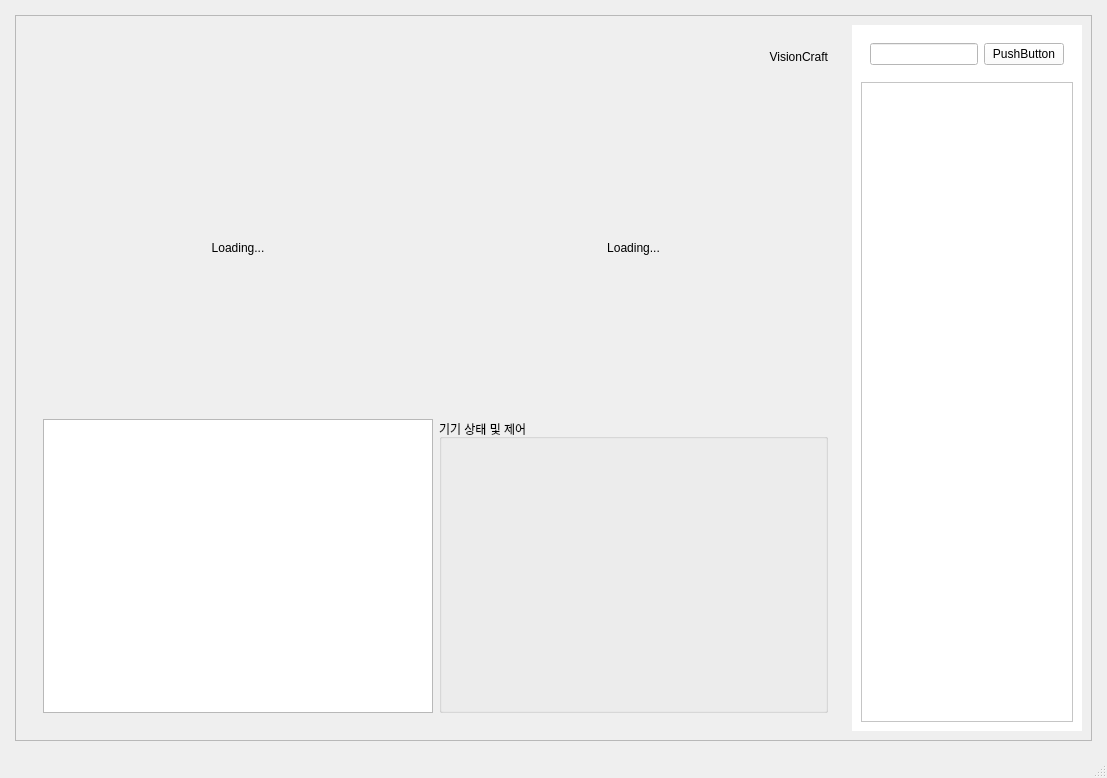
<?xml version="1.0" encoding="UTF-8"?>
<ui version="4.0">
 <class>MainWindow</class>
 <widget class="QMainWindow" name="MainWindow">
  <property name="geometry">
   <rect>
    <x>0</x>
    <y>0</y>
    <width>1107</width>
    <height>778</height>
   </rect>
  </property>
  <property name="windowTitle">
   <string>MainWindow</string>
  </property>
  <widget class="QWidget" name="centralwidget">
   <layout class="QVBoxLayout" name="verticalLayout">
    <property name="leftMargin">
     <number>15</number>
    </property>
    <property name="topMargin">
     <number>15</number>
    </property>
    <property name="rightMargin">
     <number>15</number>
    </property>
    <property name="bottomMargin">
     <number>15</number>
    </property>
    <item>
     <widget class="QFrame" name="frame">
      <property name="frameShape">
       <enum>QFrame::Shape::StyledPanel</enum>
      </property>
      <property name="frameShadow">
       <enum>QFrame::Shadow::Raised</enum>
      </property>
      <layout class="QHBoxLayout" name="horizontalLayout_4">
       <item>
        <widget class="QWidget" name="widget" native="true">
         <layout class="QVBoxLayout" name="verticalLayout_3">
          <item>
           <layout class="QVBoxLayout" name="verticalLayout_2">
            <item>
             <widget class="QWidget" name="topBannerWidget" native="true">
              <property name="sizePolicy">
               <sizepolicy hsizetype="Preferred" vsizetype="Fixed">
                <horstretch>0</horstretch>
                <verstretch>0</verstretch>
               </sizepolicy>
              </property>
              <layout class="QHBoxLayout" name="horizontalLayout">
               <item>
                <widget class="QLabel" name="labelEvent">
                 <property name="sizePolicy">
                  <sizepolicy hsizetype="Expanding" vsizetype="Expanding">
                   <horstretch>0</horstretch>
                   <verstretch>0</verstretch>
                  </sizepolicy>
                 </property>
                 <property name="text">
                  <string>&lt;html&gt;&lt;head/&gt;&lt;body&gt;&lt;p&gt;&lt;br/&gt;&lt;/p&gt;&lt;/body&gt;&lt;/html&gt;</string>
                 </property>
                 <property name="textFormat">
                  <enum>Qt::TextFormat::RichText</enum>
                 </property>
                </widget>
               </item>
               <item>
                <widget class="QLabel" name="labelvc">
                 <property name="text">
                  <string>VisionCraft</string>
                 </property>
                 <property name="alignment">
                  <set>Qt::AlignmentFlag::AlignRight|Qt::AlignmentFlag::AlignTrailing|Qt::AlignmentFlag::AlignVCenter</set>
                 </property>
                </widget>
               </item>
              </layout>
             </widget>
            </item>
            <item>
             <widget class="QWidget" name="errorMessageContainer" native="true"/>
            </item>
            <item>
             <widget class="QWidget" name="cameraSectionWidget" native="true">
              <layout class="QHBoxLayout" name="horizontalLayout_2">
               <item>
                <widget class="QLabel" name="labelCamRPi">
                 <property name="sizePolicy">
                  <sizepolicy hsizetype="Expanding" vsizetype="Expanding">
                   <horstretch>0</horstretch>
                   <verstretch>0</verstretch>
                  </sizepolicy>
                 </property>
                 <property name="text">
                  <string>Loading...</string>
                 </property>
                 <property name="alignment">
                  <set>Qt::AlignmentFlag::AlignCenter</set>
                 </property>
                </widget>
               </item>
               <item>
                <widget class="QLabel" name="labelCamHW">
                 <property name="sizePolicy">
                  <sizepolicy hsizetype="Expanding" vsizetype="Expanding">
                   <horstretch>0</horstretch>
                   <verstretch>0</verstretch>
                  </sizepolicy>
                 </property>
                 <property name="text">
                  <string>Loading...</string>
                 </property>
                 <property name="alignment">
                  <set>Qt::AlignmentFlag::AlignCenter</set>
                 </property>
                </widget>
               </item>
              </layout>
             </widget>
            </item>
            <item>
             <widget class="QWidget" name="bottomSectionWidget" native="true">
              <layout class="QHBoxLayout" name="horizontalLayout_3">
               <item>
                <widget class="QTextEdit" name="textLog"/>
               </item>
               <item>
                <widget class="QGroupBox" name="groupControl">
                 <property name="sizePolicy">
                  <sizepolicy hsizetype="Expanding" vsizetype="Expanding">
                   <horstretch>0</horstretch>
                   <verstretch>0</verstretch>
                  </sizepolicy>
                 </property>
                 <property name="title">
                  <string>기기 상태 및 제어</string>
                 </property>
                </widget>
               </item>
              </layout>
             </widget>
            </item>
           </layout>
          </item>
         </layout>
        </widget>
       </item>
       <item>
        <widget class="QWidget" name="widget_6" native="true">
         <property name="sizePolicy">
          <sizepolicy hsizetype="Fixed" vsizetype="Preferred">
           <horstretch>0</horstretch>
           <verstretch>0</verstretch>
          </sizepolicy>
         </property>
         <property name="styleSheet">
          <string notr="true">background-color: white;</string>
         </property>
         <layout class="QVBoxLayout" name="verticalLayout_4">
          <item>
           <widget class="QWidget" name="widget_7" native="true">
            <layout class="QHBoxLayout" name="horizontalLayout_9">
             <property name="bottomMargin">
              <number>11</number>
             </property>
             <item>
              <widget class="QLineEdit" name="lineEdit"/>
             </item>
             <item>
              <widget class="QPushButton" name="pushButton">
               <property name="text">
                <string>PushButton</string>
               </property>
              </widget>
             </item>
            </layout>
           </widget>
          </item>
          <item>
           <widget class="QScrollArea" name="scrollArea">
            <property name="widgetResizable">
             <bool>true</bool>
            </property>
            <widget class="QWidget" name="scrollAreaWidgetContents_2">
             <property name="geometry">
              <rect>
               <x>0</x>
               <y>0</y>
               <width>270</width>
               <height>591</height>
              </rect>
             </property>
            </widget>
           </widget>
          </item>
         </layout>
        </widget>
       </item>
      </layout>
     </widget>
    </item>
   </layout>
  </widget>
  <widget class="QMenuBar" name="menubar">
   <property name="geometry">
    <rect>
     <x>0</x>
     <y>0</y>
     <width>1107</width>
     <height>26</height>
    </rect>
   </property>
  </widget>
  <widget class="QStatusBar" name="statusbar"/>
 </widget>
 <resources/>
 <connections/>
</ui>
